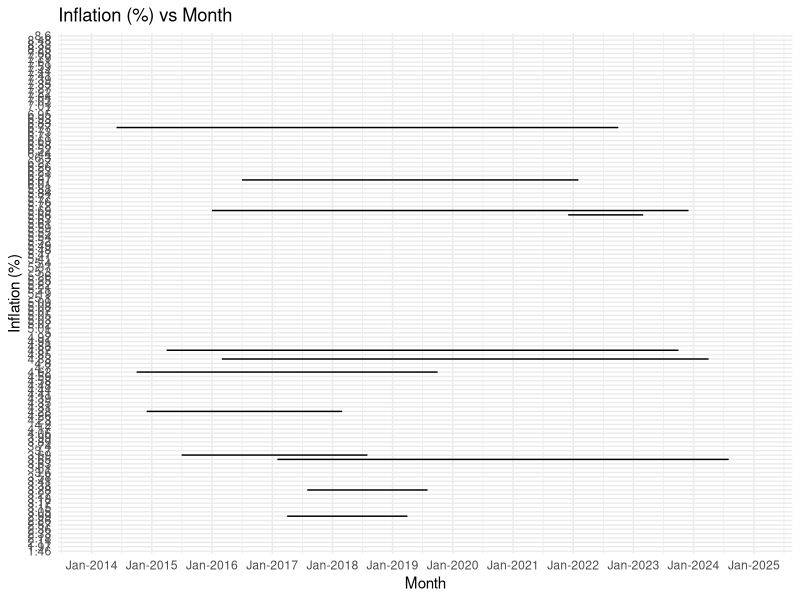
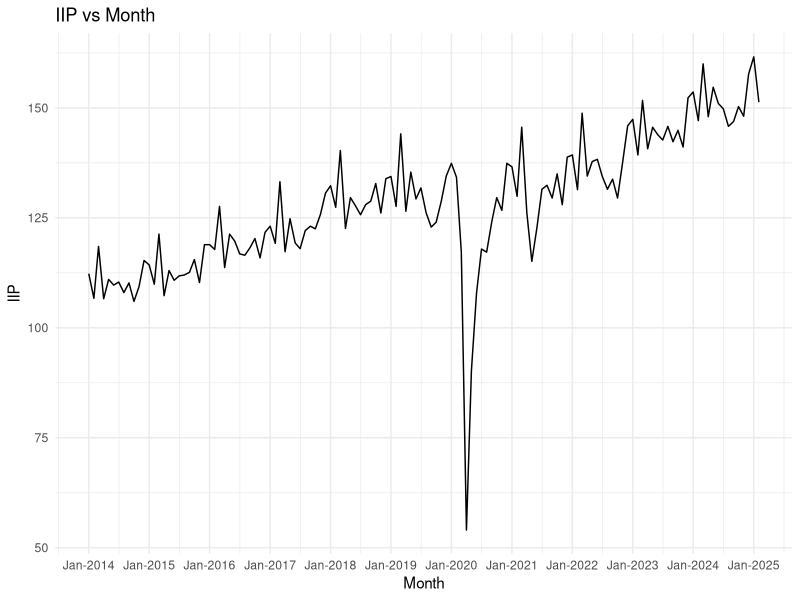

Source code (R) for these figures, in order:
# Load the required library
library(readxl)
install.packages("ggplot2")
library(ggplot2)

# Read the two Excel sheets
cpi_data <- read_excel("CPI - Combined.xlsx")
iip_data <- read_excel("Index of Industrial Production.xlsx")

# Select the desired columns from each dataframe
cpi_data <- cpi_data[, c("Month", "Inflation (%)")]
iip_data <- iip_data[, c("Month", "IIP")]

# Convert the "Month" column from "MMM-YYYY" format to Date format
cpi_data$Month <- as.Date(paste0("01-", cpi_data$Month), format = "%d-%b-%Y")
iip_data$Month <- as.Date(paste0("01-", iip_data$Month), format = "%d-%b-%Y")

# Merge the two dataframes by the "Month" column
merged_data <- merge(cpi_data, iip_data, by = "Month")

# Convert the "Inflation (%)" and "IIP" columns to numeric, removing non-numeric characters
cpi_data$`Inflation (%)` <- as.numeric(gsub(",", "", cpi_data$`Inflation (%)`))
iip_data$IIP <- as.numeric(gsub(",", "", iip_data$IIP))

# Omit rows with NA values in either of the variables
merged_data <- merged_data[complete.cases(merged_data), ]

# Sort the data by "Month" in chronological order
merged_data <- merged_data[order(merged_data$Month), ]

# Write the filtered data to a CSV file
write.csv(merged_data, "AE_Assignment3_Data.csv", row.names = FALSE)

# Is structured as time series?
check.ts <- is.ts(merged_data) 
check.ts

merged_data.ts <- ts(merged_data, start=c(2014,1), end=c(2022,12),frequency=12)
merged_data.ts

check.ts <- is.ts(merged_data.ts) 
check.ts



# Line plot for Inflation (%) vs Month
ggplot(merged_data, aes(x = Month, y = `Inflation (%)`)) +
  geom_line(na.rm = TRUE) +   # Ignore NA while plotting
  labs(title = "Inflation (%) vs Month", x = "Month", y = "Inflation (%)") +
  theme_minimal() +
  scale_x_date(date_labels = "%b-%Y", date_breaks = "1 year")

# Line plot for IIP vs Month
ggplot(merged_data, aes(x = Month, y = IIP)) +
  geom_line() +
  labs(title = "IIP vs Month", x = "Month", y = "IIP") +
  theme_minimal() +
  scale_x_date(date_labels = "%b-%Y", date_breaks = "1 year")

